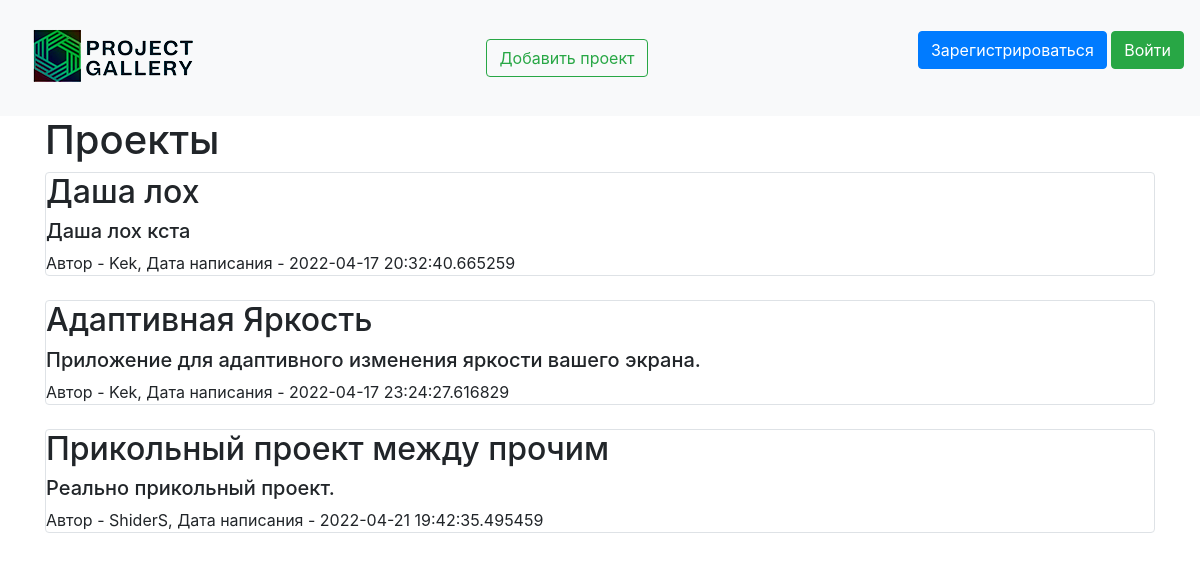
The page / on the database its author committed.
### data/projects.py (models this page shows)
class Projects(SqlAlchemyBase, SerializerMixin):
    __tablename__ = 'projects'
    id = sqlalchemy.Column(sqlalchemy.Integer,
                           primary_key=True, autoincrement=True)
    title = sqlalchemy.Column(sqlalchemy.String, nullable=True)
    content = sqlalchemy.Column(sqlalchemy.String, nullable=True)
    created_date = sqlalchemy.Column(sqlalchemy.DateTime,
                                     default=datetime.datetime.now)
    is_private = sqlalchemy.Column(sqlalchemy.Boolean, default=True)
    is_confirmed = sqlalchemy.Column(sqlalchemy.Boolean, nullable=True, default=False)
    is_deleted = sqlalchemy.Column(sqlalchemy.Boolean, nullable=True, default=False)
    image = sqlalchemy.Column()
    user_id = sqlalchemy.Column(sqlalchemy.Integer,
                                sqlalchemy.ForeignKey("users.id"))
    user = orm.relation('User')

### data/user.py (models this page shows, shortened)
class User(SqlAlchemyBase, UserMixin, SerializerMixin):
    __tablename__ = 'users'
    id = sqlalchemy.Column(sqlalchemy.Integer,
                           primary_key=True, autoincrement=True)
    name = sqlalchemy.Column(sqlalchemy.String, nullable=True)
    about = sqlalchemy.Column(sqlalchemy.String, nullable=True)
    email = sqlalchemy.Column(sqlalchemy.String,
                              index=True, unique=True, nullable=True)
    hashed_password = sqlalchemy.Column(sqlalchemy.String, nullable=True)
    created_date = sqlalchemy.Column(sqlalchemy.DateTime,
                                     default=datetime.datetime.now)
    is_developer = sqlalchemy.Column(sqlalchemy.Boolean, nullable=True, default=False)
    projects = orm.relation("Projects", back_populates='user')

### main.py (the view)
@app.route("/")
def index():
    db_sess = db_session.create_session()
    if current_user.is_authenticated:
        projects = db_sess.query(Projects).filter(
            (Projects.user == current_user) | (Projects.is_private != True))
    else:
        projects = db_sess.query(Projects).filter((Projects.is_private != True))
    return render_template("index.html", projects=projects)

### data/db_session.py (called while the page is built)
def create_session() -> Session:
    global __factory
    return __factory()

### templates/index.html (shortened to what this page needs)
{% extends "base.html" %}
{% block content %}
<h1>Проекты</h1>
{% for item in projects%}
{% if not item.is_deleted and item.is_confirmed or item.is_private%}
<div class="col-md6 border rounded">
    <a href="/viewing_project/{{ item.id }}" class="text-decoration-none text-reset"><h2>{{item.title}}</h2></a>
    <div>
        <h5>{{item.content}}</h5>
    </div>
    <div>
        Автор - {{item.user.name}}, Дата написания - {{item.created_date}}
    </div>
    {% endif %}
</div><br>
{% endfor %}
{% endblock %}

### rows shown on the page
Projects: title "Даша лох", content "Даша лох кста", user.name "Kek", created_date "2022-04-17 20:32:40.665259"
Projects: title "Адаптивная Яркость", content "Приложение для адаптивного изменения яркости вашего экрана.", user.name "Kek", created_date "2022-04-17 23:24:27.616829"
Projects: title "Прикольный проект между прочим", content "Реально прикольный проект.", user.name "ShiderS", created_date "2022-04-21 19:42:35.495459"
